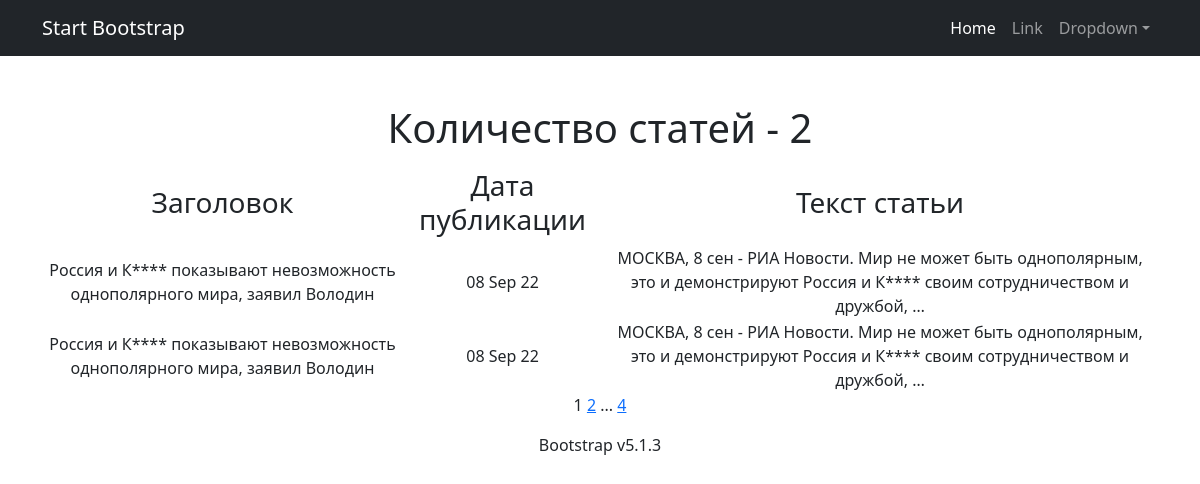
The app's page /articles/ with its own data.
### News_Portal/models.py (models this page shows, shortened)
class Post(models.Model):
    author = models.ForeignKey(Author, on_delete=models.CASCADE)
    Wahl = models.CharField(max_length=16, choices=AUFLISTUNG, default=Artikel)
    titel_name = models.CharField(max_length=212)
    text = models.TextField()
    ranking = models.FloatField(default=0.0)
    time_in = models.DateTimeField(auto_now_add=True)
    postCategory = models.ManyToManyField(Category, through='PostCategory')

### News_Portal/views.py (the view)
class Articles(ListView):
    model = Post
    queryset = Post.objects.filter(Wahl='Artikel')
    template_name = 'articles.html'
    context_object_name = 'articles'
    paginate_by = 2

### News_Portal/templatetags/custom_filter.py (called while the page is built)
@register.filter()
def censor(x):
    text_1 = ''
    if isinstance(x, str):
        for i in x.split():
            if i.lower() in WORDS:
                text_1 += i.replace(i, f'  {i[0]}{"*" * (len(i) - 1)}   ')
            else:
                text_1 += '   ' + i + '   '
        text_1 = ' '.join(text_1.split())
        return text_1

### News_Portal/templatetags/custom_tags.py (called while the page is built)
@register.simple_tag(takes_context=True)
def url_replace(context, **kwargs):
    d = context['request'].GET.copy()
    for k, v in kwargs.items():
        d[k] = v
    return d.urlencode()

### Templates/articles.html (shortened to what this page needs)
{% extends 'flatpages/default.html' %}
{% load custom_filter %}
{% load custom_tags %}
{% block cont %}
Количество статей -
{{articles|length}}
{% endblock cont%}
{% block content %}
{% if articles %}
<table>
    <tr>
        <td><h3>Заголовок</h3></td>
        <td><h3>Дата публикации</h3></td>
        <td><h3>Текст статьи</h3></td>
    </tr>
    {% for new in articles %}
    <tr>
        <td>{{new.titel_name|censor}}</td>
        <td>{{new.time_in|date:'d M y'}}</td>
        <td>{{new.text|censor|truncatewords:21}}</td>
    </tr>
    {% endfor %}
</table>
{% else %}
<h2>СТАТЕЙ НЕТ</h2>
{% endif %}
{{ page_obj.number }}
{% if page_obj.has_next %}
<a href="?{% url_replace page=page_obj.next_page_number %}">{{ page_obj.next_page_number }}</a>
{% if paginator.num_pages != page_obj.next_page_number %}
...
<a href="?{% url_replace page=page_obj.paginator.num_pages %}">{{ page_obj.paginator.num_pages }}</a>
{% endif %}
{% endif %}
{% endblock content %}

### Templates/flatpages/default.html (shortened to what this page needs)
<!DOCTYPE html>
<html lang="en">
<head>
    {% load static %}
    <link href="{% static 'css/styles.css' %}" rel="stylesheet"/>
</head>
<body>
<nav class="navbar navbar-expand-lg navbar-dark bg-dark">
    <div class="container">
        <a class="navbar-brand" href="#">Start Bootstrap</a>
        <div class="collapse navbar-collapse" id="navbarSupportedContent">
            <ul class="navbar-nav ms-auto mb-2 mb-lg-0">
                <li class="nav-item"><a class="nav-link active" aria-current="page" href="#">Home</a></li>
                <li class="nav-item"><a class="nav-link" href="#">Link</a></li>
                <li class="nav-item dropdown">
                    <a class="nav-link dropdown-toggle" id="navbarDropdown" href="#" role="button"
                       data-bs-toggle="dropdown" aria-expanded="false">Dropdown</a>
                </li>
            </ul>
        </div>
    </div>
</nav>
<div class="container">
    <div class="text-center mt-5">
        <h1>{% block cont %} {% endblock cont %}</h1>
        <p class="lead">{% block content %} {% endblock content %}</p>
        <p>Bootstrap v5.1.3</p>
    </div>
</div>
</body>
</html>

### records on screen
Post: titel_name|censor "Россия и К**** показывают невозможность однополярного мира, заявил Володин", time_in "08 Sep 22", text|censor "МОСКВА, 8 сен - РИА Новости. Мир не может быть однополярным, это и демонстрируют Россия и К**** своим сотрудничеством и дружбой, …"
Post: titel_name|censor "Россия и К**** показывают невозможность однополярного мира, заявил Володин", time_in "08 Sep 22", text|censor "МОСКВА, 8 сен - РИА Новости. Мир не может быть однополярным, это и демонстрируют Россия и К**** своим сотрудничеством и дружбой, …"

### other values on screen
{{ articles|length }} "2"
{{ page_obj.number }} "1"
{{ page_obj.next_page_number }} "2"
{{ page_obj.paginator.num_pages }} "4"
